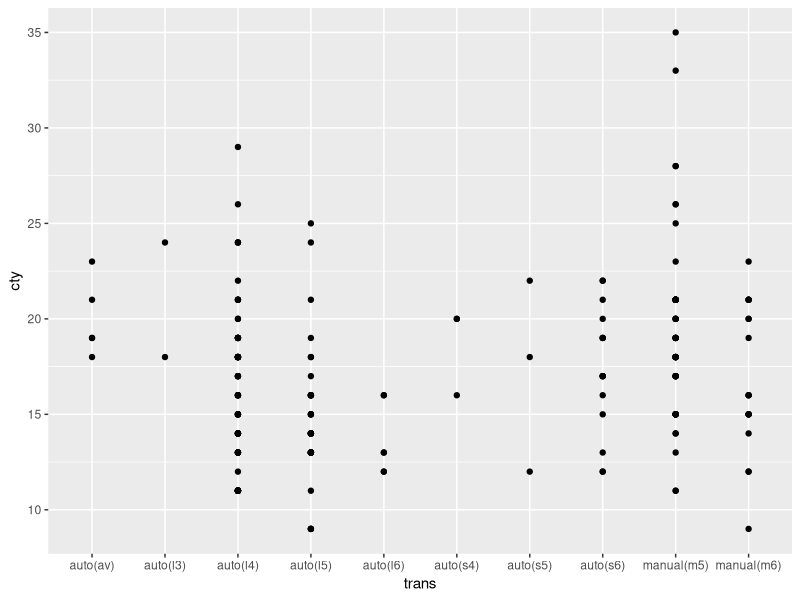
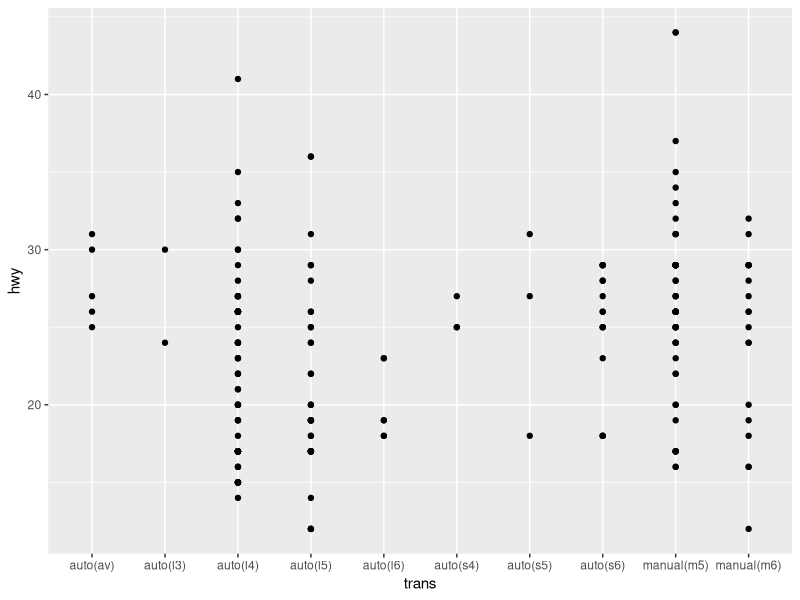
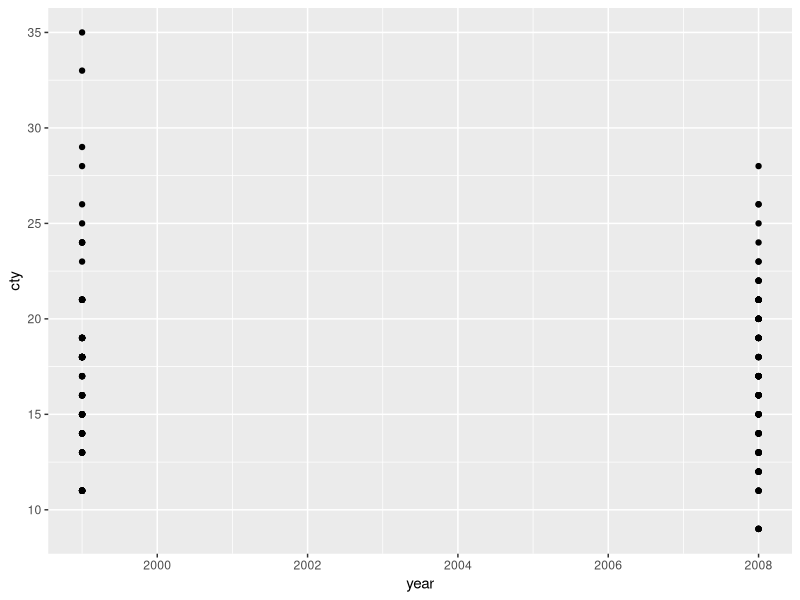
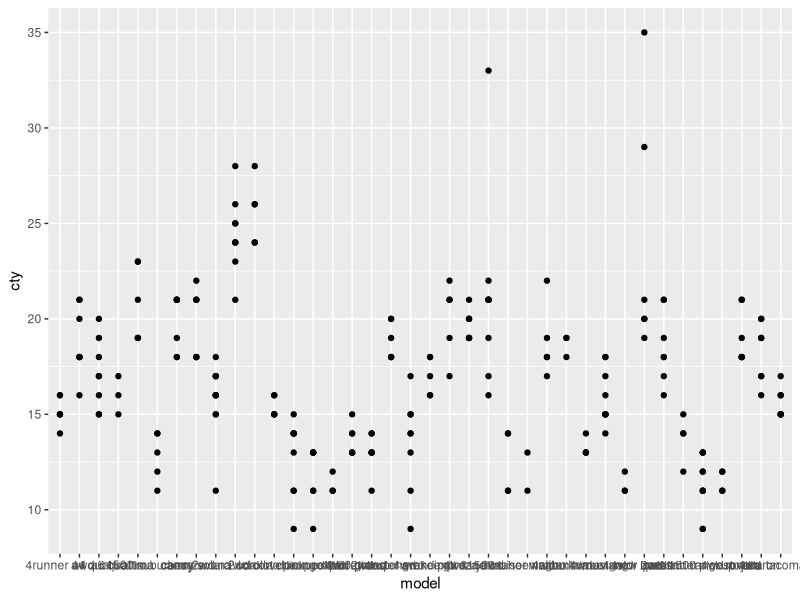
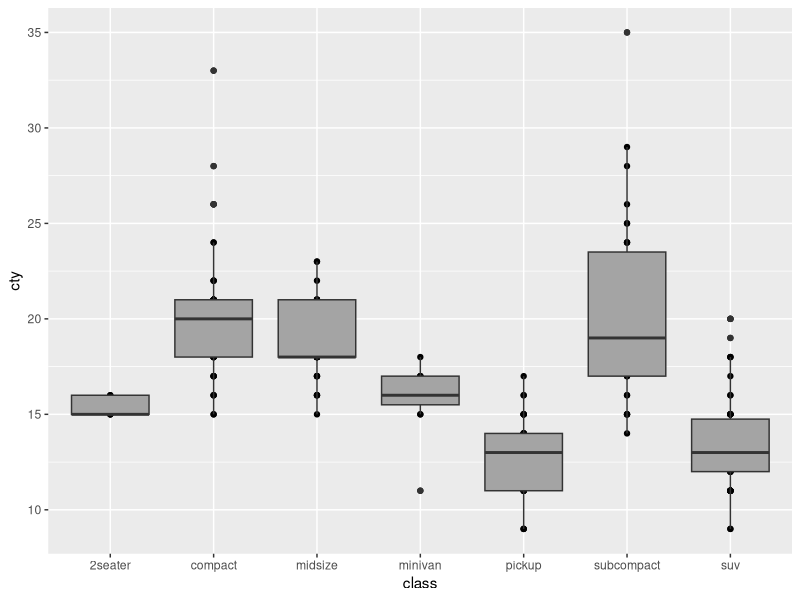
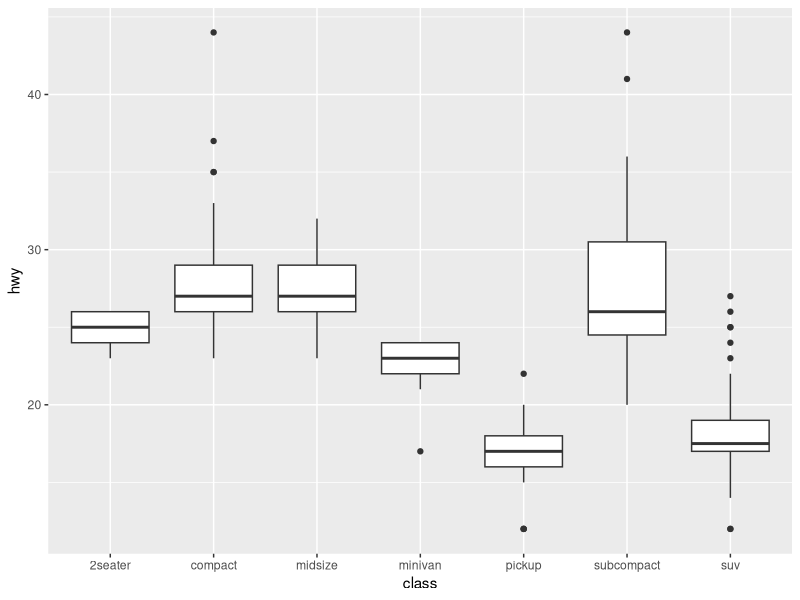

These charts were generated, in order, by the following R code:
# Kayla Bracall
# Homework 2

library('ggplot2')

?mpg
?qplot

# find city mpg of manual vs automatic transmissions
qplot(trans, cty, data = mpg, geom = "point")

# find highway mpg of manual vs automatic transmissions
qplot(trans, hwy, data = mpg)

# find mpg by year
qplot(year, cty, data = mpg)

# find city mpg by model
qplot(model, cty, data = mpg)

# find city mpg by cary type
qplot(class, cty, data = mpg) + geom_boxplot(fill = '#A4A4A4')

# find highway mpg by cary type
qplot(class, hwy, data = mpg, geom = "boxplot")

